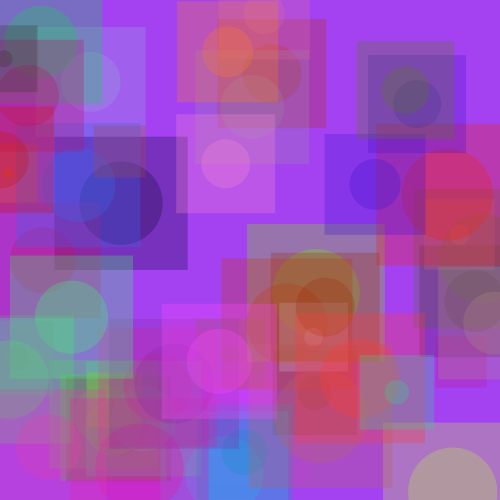
Frame 1 (no input)
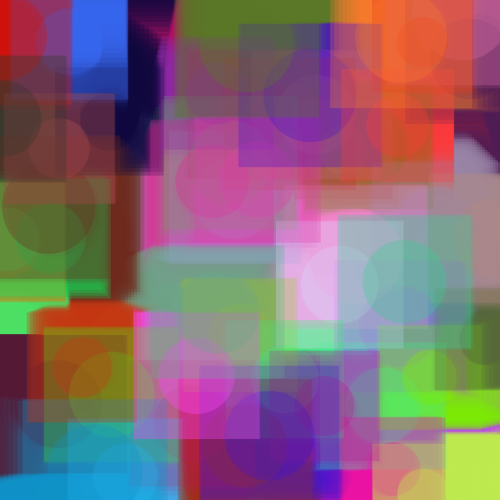
Frame 60 (the mouse pressed at the canvas centre just before this capture)
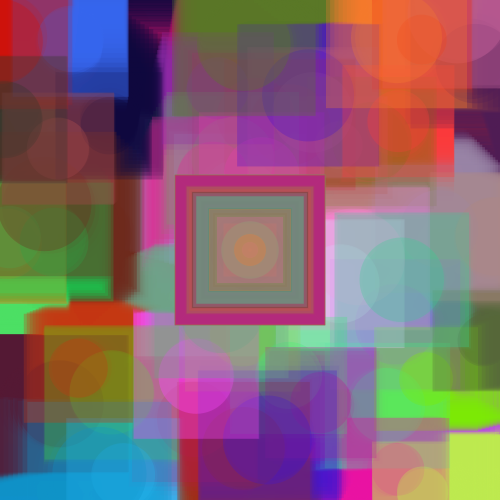
Frame 120 (the mouse held since frame 60 and released just before this capture)

The Processing sketch that drew these frames (run headless with seeded random() and noise(); from frame 60 on, the mouse is pressed at the canvas centre):

// Processing sketch: sketch_2014_10_31
// ── sketch_2014_10_31.pde
int ballcount=50;
float [] x = new float [ballcount];
float [] y = new float [ballcount];
float [] vx = new float [ballcount];
float [] vy = new float [ballcount];
float [] vd = new float [ballcount];
float [] sz = new float [ballcount];
color [] c = new color [ballcount];
color cb = color(random(255), random(255), random(255));

void setup() {
  background(cb);
  size(500, 500);
  for (int i=0;i<ballcount;i++) {
    x[i]=random(0, width);
    y[i]=random(0, height);
    vx[i]=random(-5, 5);
    vy[i]=random(-5, 5);
    sz[i]=random(0, 100);
    vd[i]=1;
    c[i]=color(random(255), random(255), random(255), 75);
  }
}

void draw() {
  for (int i=0; i<ballcount; i++) {
    noStroke();
    fill(c[i]);
    rectMode(CENTER);
    ellipse(x[i], y[i], sz[i], sz[i]);
    rect(x[i], y[i], sz[i]+50, sz[i]+50);
    x[i]+=vx[i];
    y[i]+=vy[i];
    sz[i]+=vd[i];
    if (sz[i]>=100) {
      vd[i]=-abs(vd[i]);
    }
    if (sz[i]<=0) {
      vd[i]=abs(vd[i]);
    }
    if (x[i]+sz[i]/2>width) {
      vx[i]*=-1;
    }
    if (x[i]-sz[i]/2<0) {
      vx[i]*=-1;
    }
    if (y[i]+sz[i]/2>width) {
      vy[i]*=-1;
    }
    if (y[i]-sz[i]/2<0) {
      vy[i]*=-1;
    }
    if (mousePressed) {
      x[i]=mouseX;
      y[i]=mouseY;
    }
  }
}
//vx[i]=-mouseX;
      //vy[i]=-mouseY;
